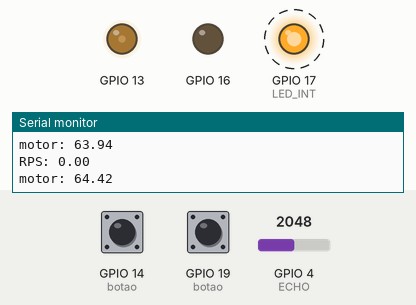
Simulated run of this sketch. Board: ESP32. On the bench: output pins drawn as LEDs (lit = HIGH), the last lines printed to the serial monitor. Dashed ring = blinking. Inputs (shaded band) come from the test bench; at power-on: GPIO 14 (botao) HIGH, GPIO 19 (botao) HIGH, GPIO 4 (ECHO) = 2048.

Above: at 1.26 s.
1.3 s: GPIO 14 (botao) pulled LOW for 0.15 s
At 2.3 s:
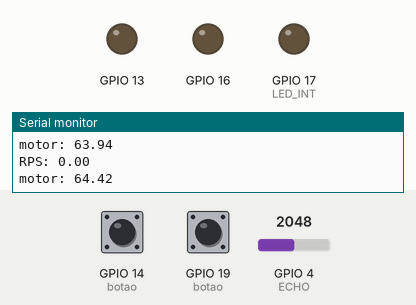
2.9 s: GPIO 19 (botao) pulled LOW for 0.15 s
At 3.06 s:
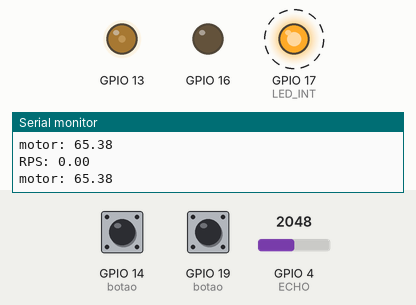
5.9 s: GPIO 14 (botao) pulled LOW for 1 s
At 7.0 s:
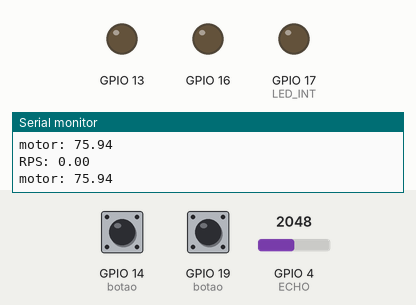
8.4 s: GPIO 4 (ECHO) set to 1028
9.9 s: GPIO 4 (ECHO) set to 972
At 11.1 s:
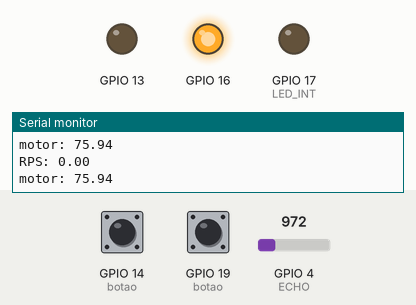
11.4 s: GPIO 19 (botao) pulled LOW for 1 s
At 20.36 s:
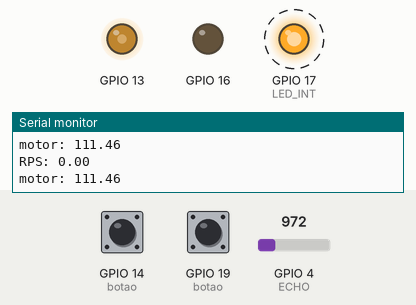
Timing chart, 0 to 26.5 s (numbered marks = the images above; inputs shaded):
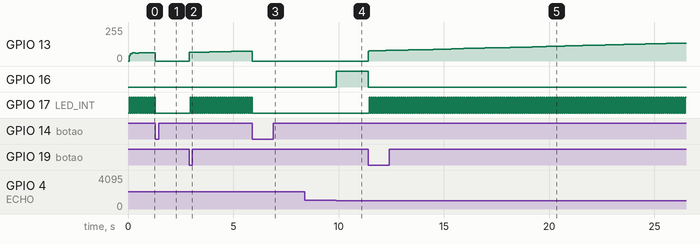

The sketch:

Main.ino
```cpp
#include "PID_v1.h"

int frequency = 5000;
int ledChannel = 0;
int resolution = 8;
long duration = 1;
float distanceCm = 0;
//double velocidade = 0; //cm/s
int encoder = 0;

float distanceSum;
float actualDistance;
float lastDistance = 0;
int rotationFlag = 1;
int indice = 0;
int rotationCount = 0;
double rotationCount2 =0;
int flagInt = 0;

//#define TRIG 18 //pino trig
#define ECHO 4 //pino receptor infravermelho
#define ALVO 8 //setpoint
//#define SOUND_SPEED 0.035 // cm/us
int echo;

int button; //+pwm
int button2; //-pwm
int button3; //show distance
int history = 0.8;
int history2 = 1;
double motor = 40;

double setpoint; //para o PID
double kp= 2.4;
double pi = 0.6;
double kd = 0.1;
PID myPID(&rotationCount2, &motor, &setpoint, kp, pi, kd, DIRECT);

//interrupcao -----------------------------------------------------------------------------------
#define LED_INT 17
hw_timer_t *My_timer = NULL;                      //variavel ponteiro do tipo hw_timer_t
void IRAM_ATTR onTimer(){                         //rotina de interrupcao
  timerAlarmDisable(My_timer);
  digitalWrite(LED_INT, !digitalRead(LED_INT));   //da um toggle no led


  rotationCount2 = rotationCount;
  rotationCount = 0;

  flagInt=1;

  timerAlarmEnable(My_timer);
}

void setup() {


  ledcSetup(ledChannel, frequency, resolution);

  ledcAttachPin(13, ledChannel); //pino do PWM
  pinMode(14, INPUT_PULLUP); //botao
  pinMode(19, INPUT_PULLUP); //botao
  pinMode(16, OUTPUT);
  //pinMode(TRIG, OUTPUT);
  pinMode(ECHO, INPUT);
  Serial.begin(110200);

  //******************configurando interrupcao - inicio****************
  pinMode(LED_INT, OUTPUT);
  My_timer = timerBegin(0, 80, true);             //funcao q inicializa o timer. Argumentos: numero do timer, prescaler, incrementar
  timerAttachInterrupt(My_timer, &onTimer, true); //acoplando a rotina de interrupcao onTimer ao timer My_timer

/*
  Aqui eh a funcao q implementa o contador. Vai contar ate esse numero e gerar a interrucao.
  O valor true significa q ele vai recomecar ao final da contagem, gerando interrupcoes frequentimente.
  Como o preescaler esta com valor 80, o numero nesse contador representa microsegundos.
*/
  timerAlarmWrite(My_timer, 50000, true);
  timerAlarmEnable(My_timer);                     //ativando a interrupcao (enable)
  //*****************configurando interrupcao - fim***********************

  /*
    O disco tem 24 dentes. O alvo é mais ou menos 5 voltas por segundo. -> 120 dentes por segundo.
    A cada 100ms, devem passar 12 dentes pelo sensor.
  */
  setpoint = ALVO;
  myPID.SetMode(AUTOMATIC);


}

void loop() {
  // put your main code here, to run repeatedly:

  //button2 = digitalRead(19); //botao diminui pwm
  button = digitalRead(14); //botao aumenta pwm
  //button3 = digitalRead(16); //botao show distance


  if(!button){ //desligar
    timerAlarmDisable(My_timer);
    ledcWrite(ledChannel, 0);
    history = 0;
    while( digitalRead(19)){
      echo = analogRead(ECHO);
      if(echo<1000){
        digitalWrite(16, HIGH);
      } else {
        digitalWrite(16, LOW);
      }
      delay(2);
    }
    timerAlarmEnable(My_timer);
  }


  echo = analogRead(ECHO);
  if(echo<800){
    encoder = 0;
  }
  if(echo>800 && !encoder){
    encoder = 1;
    rotationCount++;
  }


  //Serial.println(analogRead(ECHO));


  if(flagInt){
    ledcWrite(ledChannel, motor);
    myPID.Compute();
    Serial.print("RPS: ");
    Serial.println(rotationCount2);
    Serial.print("motor: ");
    Serial.println(motor);
    flagInt = 0;
    if(rotationCount2>ALVO) digitalWrite(16, HIGH);
    else digitalWrite(16, LOW);
  }


  //delay(1);
  delayMicroseconds(50);
}
```

Measured:
- the behaviour switches between 1000 and 999 on GPIO 4 (ECHO) (found by bisection; images 3 and 4)
- after the input at 1.3 s, GPIO 17 (LED_INT): goes on until 1.3 s, then stays LOW
- after the input at 2.9 s, GPIO 13: moves from 0/255 to 75/255 over 2.8 s, starting at once; GPIO 17 (LED_INT): alternates HIGH for 0.05 s and LOW for 0.05 s, starting after 0.05 s
- after the input at 5.9 s, GPIO 17 (LED_INT): goes on until 5.9 s, then stays LOW
- after the input at 8.4 s, every drawn part: stays the same
- after the input at 9.9 s, GPIO 16: LOW → HIGH at once
- after the input at 11.4 s, GPIO 13: moves from 0/255 to 135/255 over 15.0 s, starting at once; GPIO 16: HIGH → LOW at once; GPIO 17 (LED_INT): alternates HIGH for 0.05 s and LOW for 0.05 s, starting after 0.05 s
- by itself, GPIO 17 (LED_INT): alternates HIGH for 0.05 s and LOW for 0.05 s
